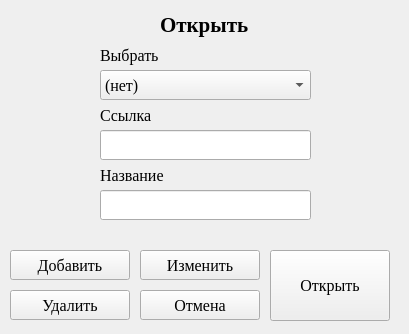
<?xml version="1.0" encoding="UTF-8"?>
<ui version="4.0">
 <class>Form</class>
 <widget class="QWidget" name="Form">
  <property name="geometry">
   <rect>
    <x>0</x>
    <y>0</y>
    <width>409</width>
    <height>334</height>
   </rect>
  </property>
  <property name="windowTitle">
   <string>Form</string>
  </property>
  <widget class="QLabel" name="label">
   <property name="geometry">
    <rect>
     <x>160</x>
     <y>10</y>
     <width>120</width>
     <height>30</height>
    </rect>
   </property>
   <property name="font">
    <font>
     <family>Times New Roman</family>
     <pointsize>16</pointsize>
     <bold>true</bold>
    </font>
   </property>
   <property name="text">
    <string>Открыть</string>
   </property>
  </widget>
  <widget class="QComboBox" name="cb_select">
   <property name="geometry">
    <rect>
     <x>100</x>
     <y>70</y>
     <width>211</width>
     <height>30</height>
    </rect>
   </property>
   <property name="font">
    <font>
     <family>Times New Roman</family>
     <pointsize>12</pointsize>
    </font>
   </property>
   <item>
    <property name="text">
     <string>(нет)</string>
    </property>
   </item>
  </widget>
  <widget class="QLineEdit" name="add_link">
   <property name="geometry">
    <rect>
     <x>100</x>
     <y>130</y>
     <width>211</width>
     <height>30</height>
    </rect>
   </property>
   <property name="font">
    <font>
     <family>Times New Roman</family>
     <pointsize>12</pointsize>
    </font>
   </property>
  </widget>
  <widget class="QLabel" name="label_2">
   <property name="geometry">
    <rect>
     <x>100</x>
     <y>40</y>
     <width>120</width>
     <height>30</height>
    </rect>
   </property>
   <property name="font">
    <font>
     <family>Times New Roman</family>
     <pointsize>12</pointsize>
    </font>
   </property>
   <property name="text">
    <string>Выбрать</string>
   </property>
  </widget>
  <widget class="QLabel" name="label_3">
   <property name="geometry">
    <rect>
     <x>100</x>
     <y>100</y>
     <width>120</width>
     <height>30</height>
    </rect>
   </property>
   <property name="font">
    <font>
     <family>Times New Roman</family>
     <pointsize>12</pointsize>
    </font>
   </property>
   <property name="text">
    <string>Ссылка</string>
   </property>
  </widget>
  <widget class="QPushButton" name="b_start">
   <property name="geometry">
    <rect>
     <x>270</x>
     <y>250</y>
     <width>120</width>
     <height>71</height>
    </rect>
   </property>
   <property name="font">
    <font>
     <family>Times New Roman</family>
     <pointsize>12</pointsize>
    </font>
   </property>
   <property name="text">
    <string>Открыть</string>
   </property>
  </widget>
  <widget class="QPushButton" name="b_ok">
   <property name="geometry">
    <rect>
     <x>10</x>
     <y>250</y>
     <width>120</width>
     <height>30</height>
    </rect>
   </property>
   <property name="font">
    <font>
     <family>Times New Roman</family>
     <pointsize>12</pointsize>
    </font>
   </property>
   <property name="text">
    <string>Добавить</string>
   </property>
  </widget>
  <widget class="QPushButton" name="b_cancel">
   <property name="geometry">
    <rect>
     <x>140</x>
     <y>290</y>
     <width>120</width>
     <height>30</height>
    </rect>
   </property>
   <property name="font">
    <font>
     <family>Times New Roman</family>
     <pointsize>12</pointsize>
    </font>
   </property>
   <property name="text">
    <string>Отмена</string>
   </property>
  </widget>
  <widget class="QLineEdit" name="name">
   <property name="geometry">
    <rect>
     <x>100</x>
     <y>190</y>
     <width>211</width>
     <height>30</height>
    </rect>
   </property>
   <property name="font">
    <font>
     <family>Times New Roman</family>
     <pointsize>12</pointsize>
    </font>
   </property>
  </widget>
  <widget class="QLabel" name="label_4">
   <property name="geometry">
    <rect>
     <x>100</x>
     <y>160</y>
     <width>120</width>
     <height>30</height>
    </rect>
   </property>
   <property name="font">
    <font>
     <family>Times New Roman</family>
     <pointsize>12</pointsize>
    </font>
   </property>
   <property name="text">
    <string>Название</string>
   </property>
  </widget>
  <widget class="QPushButton" name="b_kill">
   <property name="geometry">
    <rect>
     <x>10</x>
     <y>290</y>
     <width>120</width>
     <height>30</height>
    </rect>
   </property>
   <property name="font">
    <font>
     <family>Times New Roman</family>
     <pointsize>12</pointsize>
    </font>
   </property>
   <property name="text">
    <string>Удалить</string>
   </property>
  </widget>
  <widget class="QPushButton" name="b_change">
   <property name="geometry">
    <rect>
     <x>140</x>
     <y>250</y>
     <width>120</width>
     <height>30</height>
    </rect>
   </property>
   <property name="font">
    <font>
     <family>Times New Roman</family>
     <pointsize>12</pointsize>
    </font>
   </property>
   <property name="text">
    <string>Изменить</string>
   </property>
  </widget>
 </widget>
 <resources/>
 <connections/>
</ui>
